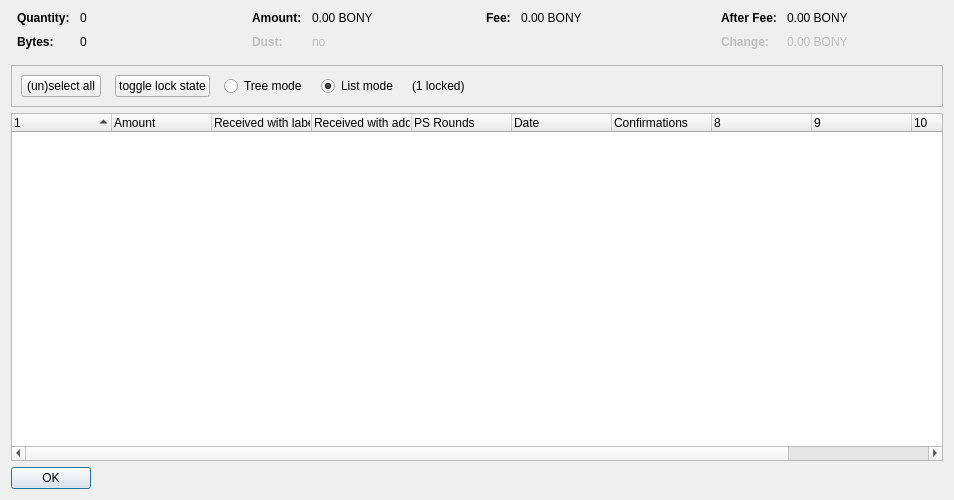
<?xml version="1.0" encoding="UTF-8"?>
<ui version="4.0">
 <class>CoinControlDialog</class>
 <widget class="QDialog" name="CoinControlDialog">
  <property name="geometry">
   <rect>
    <x>0</x>
    <y>0</y>
    <width>954</width>
    <height>500</height>
   </rect>
  </property>
  <property name="windowTitle">
   <string>Coin Selection</string>
  </property>
  <layout class="QVBoxLayout" name="verticalLayout">
   <item>
    <layout class="QHBoxLayout" name="horizontalLayoutTop" stretch="0,0,0,0">
     <property name="topMargin">
      <number>0</number>
     </property>
     <property name="bottomMargin">
      <number>10</number>
     </property>
     <item>
      <layout class="QFormLayout" name="formLayoutCoinControl1">
       <property name="horizontalSpacing">
        <number>10</number>
       </property>
       <property name="verticalSpacing">
        <number>10</number>
       </property>
       <property name="leftMargin">
        <number>6</number>
       </property>
       <property name="rightMargin">
        <number>6</number>
       </property>
       <item row="0" column="0">
        <widget class="QLabel" name="labelCoinControlQuantityText">
         <property name="font">
          <font>
           <weight>75</weight>
           <bold>true</bold>
          </font>
         </property>
         <property name="text">
          <string>Quantity:</string>
         </property>
        </widget>
       </item>
       <item row="0" column="1">
        <widget class="QLabel" name="labelCoinControlQuantity">
         <property name="cursor">
          <cursorShape>IBeamCursor</cursorShape>
         </property>
         <property name="contextMenuPolicy">
          <enum>Qt::ActionsContextMenu</enum>
         </property>
         <property name="text">
          <string notr="true">0</string>
         </property>
         <property name="textInteractionFlags">
          <set>Qt::LinksAccessibleByMouse|Qt::TextSelectableByKeyboard|Qt::TextSelectableByMouse</set>
         </property>
        </widget>
       </item>
       <item row="1" column="0">
        <widget class="QLabel" name="labelCoinControlBytesText">
         <property name="font">
          <font>
           <weight>75</weight>
           <bold>true</bold>
          </font>
         </property>
         <property name="text">
          <string>Bytes:</string>
         </property>
        </widget>
       </item>
       <item row="1" column="1">
        <widget class="QLabel" name="labelCoinControlBytes">
         <property name="cursor">
          <cursorShape>IBeamCursor</cursorShape>
         </property>
         <property name="contextMenuPolicy">
          <enum>Qt::ActionsContextMenu</enum>
         </property>
         <property name="text">
          <string notr="true">0</string>
         </property>
         <property name="textInteractionFlags">
          <set>Qt::LinksAccessibleByMouse|Qt::TextSelectableByKeyboard|Qt::TextSelectableByMouse</set>
         </property>
        </widget>
       </item>
      </layout>
     </item>
     <item>
      <layout class="QFormLayout" name="formLayoutCoinControl2">
       <property name="horizontalSpacing">
        <number>10</number>
       </property>
       <property name="verticalSpacing">
        <number>10</number>
       </property>
       <property name="leftMargin">
        <number>6</number>
       </property>
       <property name="rightMargin">
        <number>6</number>
       </property>
       <item row="0" column="0">
        <widget class="QLabel" name="labelCoinControlAmountText">
         <property name="font">
          <font>
           <weight>75</weight>
           <bold>true</bold>
          </font>
         </property>
         <property name="text">
          <string>Amount:</string>
         </property>
        </widget>
       </item>
       <item row="0" column="1">
        <widget class="QLabel" name="labelCoinControlAmount">
         <property name="cursor">
          <cursorShape>IBeamCursor</cursorShape>
         </property>
         <property name="contextMenuPolicy">
          <enum>Qt::ActionsContextMenu</enum>
         </property>
         <property name="text">
          <string notr="true">0.00 BONY</string>
         </property>
         <property name="textInteractionFlags">
          <set>Qt::LinksAccessibleByMouse|Qt::TextSelectableByKeyboard|Qt::TextSelectableByMouse</set>
         </property>
        </widget>
       </item>
       <item row="1" column="0">
        <widget class="QLabel" name="labelCoinControlLowOutputText">
         <property name="enabled">
          <bool>false</bool>
         </property>
         <property name="font">
          <font>
           <weight>75</weight>
           <bold>true</bold>
          </font>
         </property>
         <property name="text">
          <string>Dust:</string>
         </property>
        </widget>
       </item>
       <item row="1" column="1">
        <widget class="QLabel" name="labelCoinControlLowOutput">
         <property name="enabled">
          <bool>false</bool>
         </property>
         <property name="cursor">
          <cursorShape>IBeamCursor</cursorShape>
         </property>
         <property name="contextMenuPolicy">
          <enum>Qt::ActionsContextMenu</enum>
         </property>
         <property name="text">
          <string notr="true">no</string>
         </property>
         <property name="textInteractionFlags">
          <set>Qt::LinksAccessibleByMouse|Qt::TextSelectableByKeyboard|Qt::TextSelectableByMouse</set>
         </property>
        </widget>
       </item>
      </layout>
     </item>
     <item>
      <layout class="QFormLayout" name="formLayoutCoinControl3">
       <property name="horizontalSpacing">
        <number>10</number>
       </property>
       <property name="verticalSpacing">
        <number>10</number>
       </property>
       <property name="leftMargin">
        <number>6</number>
       </property>
       <property name="rightMargin">
        <number>6</number>
       </property>
       <item row="0" column="0">
        <widget class="QLabel" name="labelCoinControlFeeText">
         <property name="font">
          <font>
           <weight>75</weight>
           <bold>true</bold>
          </font>
         </property>
         <property name="text">
          <string>Fee:</string>
         </property>
        </widget>
       </item>
       <item row="0" column="1">
        <widget class="QLabel" name="labelCoinControlFee">
         <property name="cursor">
          <cursorShape>IBeamCursor</cursorShape>
         </property>
         <property name="contextMenuPolicy">
          <enum>Qt::ActionsContextMenu</enum>
         </property>
         <property name="text">
          <string notr="true">0.00 BONY</string>
         </property>
         <property name="textInteractionFlags">
          <set>Qt::LinksAccessibleByMouse|Qt::TextSelectableByKeyboard|Qt::TextSelectableByMouse</set>
         </property>
        </widget>
       </item>
      </layout>
     </item>
     <item>
      <layout class="QFormLayout" name="formLayoutCoinControl4">
       <property name="horizontalSpacing">
        <number>10</number>
       </property>
       <property name="verticalSpacing">
        <number>10</number>
       </property>
       <property name="leftMargin">
        <number>6</number>
       </property>
       <property name="rightMargin">
        <number>6</number>
       </property>
       <item row="0" column="0">
        <widget class="QLabel" name="labelCoinControlAfterFeeText">
         <property name="font">
          <font>
           <weight>75</weight>
           <bold>true</bold>
          </font>
         </property>
         <property name="text">
          <string>After Fee:</string>
         </property>
        </widget>
       </item>
       <item row="0" column="1">
        <widget class="QLabel" name="labelCoinControlAfterFee">
         <property name="cursor">
          <cursorShape>IBeamCursor</cursorShape>
         </property>
         <property name="contextMenuPolicy">
          <enum>Qt::ActionsContextMenu</enum>
         </property>
         <property name="text">
          <string notr="true">0.00 BONY</string>
         </property>
         <property name="textInteractionFlags">
          <set>Qt::LinksAccessibleByMouse|Qt::TextSelectableByKeyboard|Qt::TextSelectableByMouse</set>
         </property>
        </widget>
       </item>
       <item row="1" column="0">
        <widget class="QLabel" name="labelCoinControlChangeText">
         <property name="enabled">
          <bool>false</bool>
         </property>
         <property name="font">
          <font>
           <weight>75</weight>
           <bold>true</bold>
          </font>
         </property>
         <property name="text">
          <string>Change:</string>
         </property>
        </widget>
       </item>
       <item row="1" column="1">
        <widget class="QLabel" name="labelCoinControlChange">
         <property name="enabled">
          <bool>false</bool>
         </property>
         <property name="cursor">
          <cursorShape>IBeamCursor</cursorShape>
         </property>
         <property name="contextMenuPolicy">
          <enum>Qt::ActionsContextMenu</enum>
         </property>
         <property name="text">
          <string notr="true">0.00 BONY</string>
         </property>
         <property name="textInteractionFlags">
          <set>Qt::LinksAccessibleByMouse|Qt::TextSelectableByKeyboard|Qt::TextSelectableByMouse</set>
         </property>
        </widget>
       </item>
      </layout>
     </item>
    </layout>
   </item>
   <item>
    <widget class="QFrame" name="frame">
     <property name="minimumSize">
      <size>
       <width>0</width>
       <height>40</height>
      </size>
     </property>
     <property name="frameShape">
      <enum>QFrame::StyledPanel</enum>
     </property>
     <property name="frameShadow">
      <enum>QFrame::Sunken</enum>
     </property>
     <layout class="QHBoxLayout" name="horizontalLayout">
      <item>
       <layout class="QHBoxLayout" name="horizontalLayoutPanel" stretch="0,0,0,0,0,0">
        <property name="spacing">
         <number>14</number>
        </property>
        <item>
         <widget class="QPushButton" name="pushButtonSelectAll">
          <property name="sizePolicy">
           <sizepolicy hsizetype="Maximum" vsizetype="Fixed">
            <horstretch>0</horstretch>
            <verstretch>0</verstretch>
           </sizepolicy>
          </property>
          <property name="text">
           <string>(un)select all</string>
          </property>
          <property name="autoDefault">
           <bool>false</bool>
          </property>
         </widget>
        </item>
        <item>
         <widget class="QPushButton" name="pushButtonToggleLock">
          <property name="sizePolicy">
           <sizepolicy hsizetype="Maximum" vsizetype="Fixed">
            <horstretch>0</horstretch>
            <verstretch>0</verstretch>
           </sizepolicy>
          </property>
          <property name="text">
           <string>toggle lock state</string>
          </property>
          <property name="autoDefault">
           <bool>false</bool>
          </property>
         </widget>
        </item>
        <item>
         <widget class="QRadioButton" name="radioTreeMode">
          <property name="sizePolicy">
           <sizepolicy hsizetype="Maximum" vsizetype="Fixed">
            <horstretch>0</horstretch>
            <verstretch>0</verstretch>
           </sizepolicy>
          </property>
          <property name="text">
           <string>Tree mode</string>
          </property>
         </widget>
        </item>
        <item>
         <widget class="QRadioButton" name="radioListMode">
          <property name="sizePolicy">
           <sizepolicy hsizetype="Maximum" vsizetype="Fixed">
            <horstretch>0</horstretch>
            <verstretch>0</verstretch>
           </sizepolicy>
          </property>
          <property name="text">
           <string>List mode</string>
          </property>
          <property name="checked">
           <bool>true</bool>
          </property>
         </widget>
        </item>
        <item>
         <widget class="QLabel" name="labelLocked">
          <property name="text">
           <string>(1 locked)</string>
          </property>
         </widget>
        </item>
        <item>
         <spacer name="horizontalSpacer">
          <property name="orientation">
           <enum>Qt::Horizontal</enum>
          </property>
          <property name="sizeHint" stdset="0">
           <size>
            <width>40</width>
            <height>20</height>
           </size>
          </property>
         </spacer>
        </item>
       </layout>
      </item>
     </layout>
    </widget>
   </item>
   <item>
    <widget class="CoinControlTreeWidget" name="treeWidget">
     <property name="contextMenuPolicy">
      <enum>Qt::CustomContextMenu</enum>
     </property>
     <property name="sortingEnabled">
      <bool>false</bool>
     </property>
     <property name="columnCount">
      <number>11</number>
     </property>
     <attribute name="headerShowSortIndicator" stdset="0">
      <bool>true</bool>
     </attribute>
     <attribute name="headerStretchLastSection">
      <bool>false</bool>
     </attribute>
     <column>
      <property name="text">
       <string/>
      </property>
     </column>
     <column>
      <property name="text">
       <string>Amount</string>
      </property>
     </column>
     <column>
      <property name="text">
       <string>Received with label</string>
      </property>
     </column>
     <column>
      <property name="text">
       <string>Received with address</string>
      </property>
     </column>
     <column>
      <property name="text">
       <string>PS Rounds</string>
      </property>
     </column>
     <column>
      <property name="text">
       <string>Date</string>
      </property>
     </column>
     <column>
      <property name="text">
       <string>Confirmations</string>
      </property>
      <property name="toolTip">
       <string>Confirmed</string>
      </property>
     </column>
     <column>
      <property name="text">
       <string/>
      </property>
     </column>
     <column>
      <property name="text">
       <string/>
      </property>
     </column>
     <column>
      <property name="text">
       <string/>
      </property>
     </column>
     <column>
      <property name="text">
       <string/>
      </property>
     </column>
    </widget>
   </item>
   <item>
    <widget class="QDialogButtonBox" name="buttonBox">
     <property name="sizePolicy">
      <sizepolicy hsizetype="Maximum" vsizetype="Fixed">
       <horstretch>0</horstretch>
       <verstretch>0</verstretch>
      </sizepolicy>
     </property>
     <property name="orientation">
      <enum>Qt::Horizontal</enum>
     </property>
     <property name="standardButtons">
      <set>QDialogButtonBox::Ok</set>
     </property>
    </widget>
   </item>
  </layout>
 </widget>
 <customwidgets>
  <customwidget>
   <class>CoinControlTreeWidget</class>
   <extends>QTreeWidget</extends>
   <header>coincontroltreewidget.h</header>
  </customwidget>
 </customwidgets>
 <resources/>
 <connections/>
</ui>
